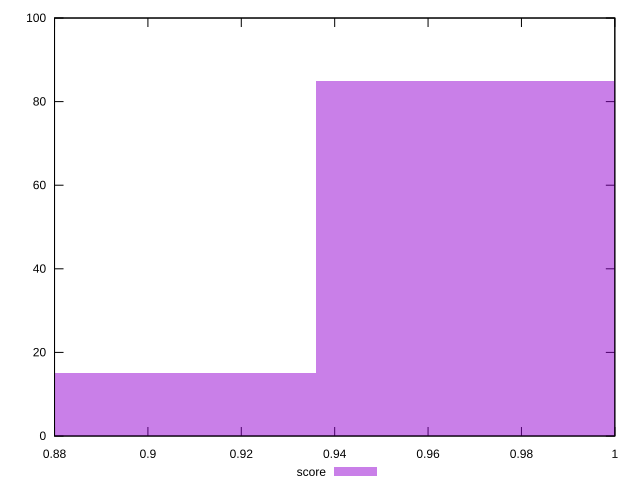

The gnuplot source for this figure:
reset

$score <<EOF
0.9853653875617259 85
0.8868288488055533 15
EOF

set key outside below
set boxwidth 0.09853653875617259
set xrange [0.88:1]
set yrange [0:100]
set trange [0:100]
set style fill transparent solid 0.5 noborder
set terminal svg size 640, 490 enhanced background rgb 'white'
set output "report_00019_2021-02-10T18-14-37.922Z//unminified-javascript/samples/pages+cached+noadtech+nomedia+nocss/score/histogram.svg"

plot $score title "score" with boxes

reset
